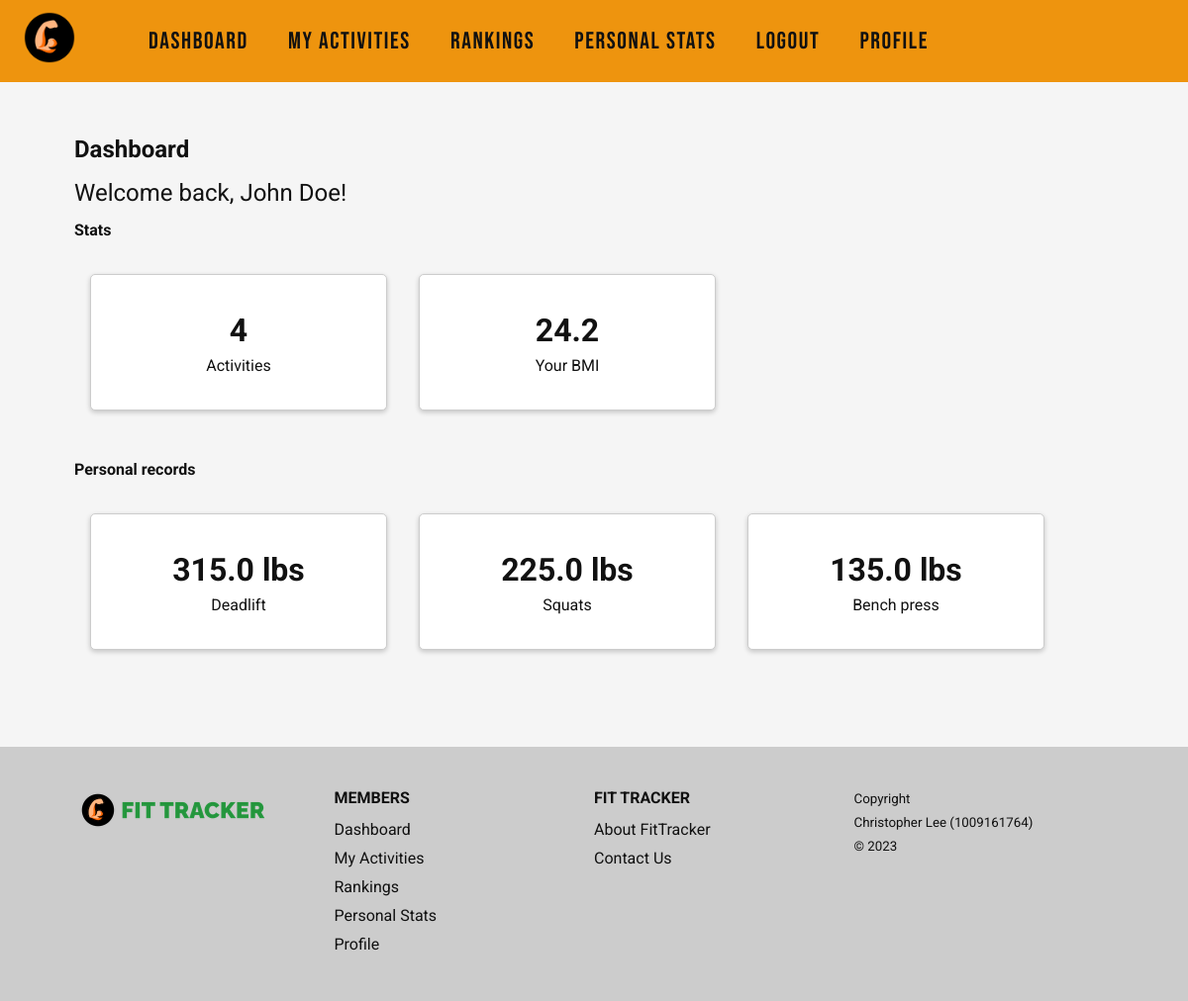
Page /dashboard (signed in) on the committed database.
### main.py (models this page shows)
class User(db.Model):
	id = db.Column(db.Integer, primary_key=True)
	email = db.Column(db.String(255), unique=True, nullable=False)
	password = db.Column(db.String(255), nullable=False)
	user_type = db.Column(db.Integer)
	nickname = db.Column(db.String(255))

class Exercise(db.Model):
	id = db.Column(db.Integer, primary_key=True)
	name = db.Column(db.String(255), nullable=False)
	description = db.Column(db.Text, nullable=False)
	how_to_video = db.Column(db.String(255))

### main.py (the view)
@app.route('/dashboard')
def dashboard():
	if("user" not in session):
		flash("must log in before you can access this page", "info")
		return redirect(url_for('login'))
	else:
		user = User.query.filter_by(email = session['user']).first()
		user_physical_stats = UserPhysicalStats.query.filter_by(user_id = user.id).order_by(UserPhysicalStats.date_created.desc()).all()
		user_exercises = UserExercise.query.filter_by(user_id = user.id).order_by(UserExercise.date_created.desc()).all()
		user_top_weights = db.session.query(UserExercise.exercise_id, Exercise.name, func.max(UserExercise.weight).label('max_weight')).\
			join(Exercise).\
			filter(UserExercise.user_id == user.id).\
			group_by(UserExercise.exercise_id, Exercise.name).\
			order_by(desc(func.max(UserExercise.weight))).all()
		if (len(user_physical_stats) > 0):
			body_weight_in_kg = user_physical_stats[0].body_weight
			body_height_in_m = user_physical_stats[0].height / 100
			bmi = body_weight_in_kg / (body_height_in_m * body_height_in_m)
			bmi = round(bmi, 2)
		else:
			bmi = 'N/A'
		context = {
			"user": user,
			"bmi": bmi,
			"total_activities": len(user_exercises),
			"user_physical_stats": user_physical_stats,
			"user_exercises": user_exercises,
			"user_top_weights": user_top_weights
		}
		return render_template("dashboard.html", **context)

### templates/dashboard.html (shortened to what this page needs)
{% extends "base.html" %}
{% block css %}
	<link rel="stylesheet" href="{{ url_for('static', filename='css/dashboard.css') }}">
{% endblock %}
{% block content %}
	<section id="dashboard-section" class="bg-lightgrey">
		<div class="container">
			<h5>Dashboard</h5>
			<div class="greetings">
				{% if user.nickname %}
					<p class="h5">Welcome back, {{ user.nickname }}!</p>
				{% else %}
					<p class="h5">Welcome back, {{ user.email }}!</p>
				{% endif %}
			</div>
			<h6>Stats</h6>
			<div class="summary">
				<div class="card summary-card">
					<span class="summary-value">
						{{ total_activities }}
					</span>
					<span class="summary-label">
						Activities
					</span>
				</div>
				<div class="card summary-card">
					<span class="summary-value">
						{{ bmi}}
					</span>
					<span class="summary-label">
						Your BMI
					</span>
				</div>
			</div>
			<h6>Personal records</h6>
			<div class="summary">
				{% for exercise in user_top_weights %}
					<div class="card summary-card">
						<span class="summary-value">
							{{ exercise.max_weight }} lbs
						</span>
						<span class="summary-label">
							{{ exercise.name }}
						</span>
					</div>
				{% endfor %}
			</div>
		</div>
	</section>
{% endblock %}

### static/css/style.css (style rules this page uses)
:root { --primary: #ffa726; --primary-dark: #ee940e; --secondary: #0cd030; --secondary-dark: #07b727; --dark: #111111; --white: #ffffff; --grey: #999999; --mediumgrey: #cccccc; --lightgrey: #f5f5f5; --black: #000000; --red: #fa2a2a; --lightred: #fb8686; --green: #0cd030; --lightgreen: #a2ffb3; --button-font-size: 1rem; --button-radius: 5px; --button-padding: 0.5rem 1rem; --button-large-font-size: 1.5rem; --button-large-padding: 1rem 2rem; --button-large-radius: 8px; --flash-error-bg: #ffeff2; --flash-error-color: #fa2a2a; --flash-success-bg: #e7fbf4; --flash-success-color: #0cd030; --flash-info-bg: #e1f0ff; --flash-info-color: #0c6cd0; }
* { box-sizing: border-box; }
html { font-size: 100%; }
html, body { margin: 0; padding: 0; }
p { margin-top: 0px; margin-bottom: 1rem; }
body { display: flex; flex-direction: column; min-height: 100vh; }
body { font-family: 'Roboto', sans-serif; font-size: 16px; font-weight: 400; line-height: 1.5; color: var(--dark); }
h1, h2, h3, h4, h5, h6, .h1, .h2, .h3, .h4, .h5, .h6 { margin-top: 0px; margin-bottom: 0.5rem; }
h5, .h5 { font-size: 1.3rem; }
h6, .h6 { font-size: 1rem; font-size: 500; }
@media screen and (min-width: 768px) { h5, .h5 { font-size: 1.5rem; } }
.container { width: 100%; padding: 0 15px; margin: 0 auto; }
@media screen and (min-width: 480px) { .container { max-width: 95vw; } }
@media screen and (min-width: 768px) { .container { max-width: 92vw; } }
@media screen and (min-width: 1024px) { .container { max-width: 90vw; } }
.bg-lightgrey { background-color: var(--lightgrey); }
.card { background-color: var(--white); border-radius: var(--button-radius); border: 1px solid var(--mediumgrey); box-shadow: 0 2px 5px rgba(0, 0, 0, 0.2); padding: 20px; }
section { padding: 50px 0; }

### static/css/dashboard.css (style rules this page uses)
.summary { display: flex; justify-content: flex-start; align-items: center; flex-wrap: wrap; margin-top: 1rem; margin-bottom: 2rem; }
.summary .summary-card { width: 25%; min-width: 300px; margin: 1rem; padding: 2rem; display: flex; flex-direction: column; justify-content: center; align-items: center; }
.summary-value { font-size: 2rem; font-weight: bold; }

### rows in the picture
User: nickname "John Doe"
Exercise: max_weight "315.0", name "Deadlift"
Exercise: max_weight "225.0", name "Squats"
Exercise: max_weight "135.0", name "Bench press"

### other values in the picture
{{ total_activities }} "4"
{{ bmi }} "24.2"
